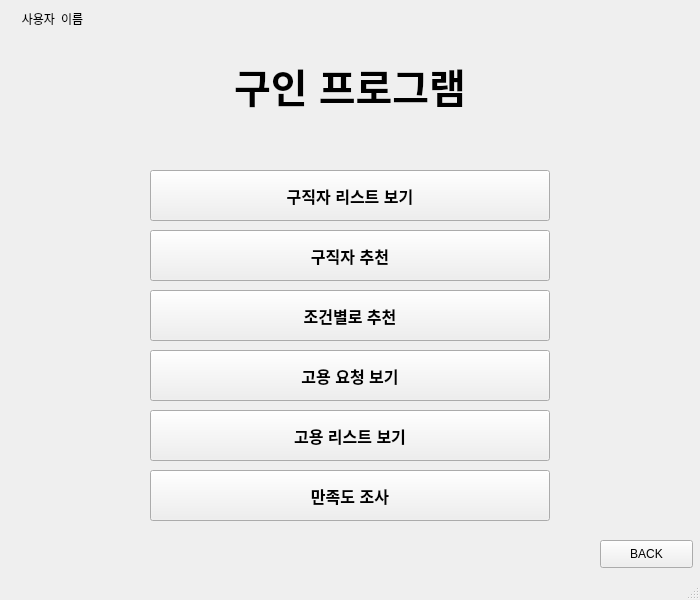
<?xml version="1.0" encoding="UTF-8"?>
<ui version="4.0">
 <class>JobOffererMainWindow</class>
 <widget class="QMainWindow" name="JobOffererMainWindow">
  <property name="geometry">
   <rect>
    <x>0</x>
    <y>0</y>
    <width>700</width>
    <height>600</height>
   </rect>
  </property>
  <property name="windowTitle">
   <string>MainWindow</string>
  </property>
  <widget class="QWidget" name="centralwidget">
   <widget class="QPushButton" name="pushButton_3">
    <property name="geometry">
     <rect>
      <x>150</x>
      <y>470</y>
      <width>400</width>
      <height>51</height>
     </rect>
    </property>
    <property name="font">
     <font>
      <pointsize>12</pointsize>
      <weight>75</weight>
      <bold>true</bold>
     </font>
    </property>
    <property name="text">
     <string>만족도 조사</string>
    </property>
   </widget>
   <widget class="QLabel" name="label">
    <property name="geometry">
     <rect>
      <x>150</x>
      <y>10</y>
      <width>400</width>
      <height>150</height>
     </rect>
    </property>
    <property name="font">
     <font>
      <pointsize>30</pointsize>
      <weight>75</weight>
      <bold>true</bold>
     </font>
    </property>
    <property name="text">
     <string>구인 프로그램</string>
    </property>
    <property name="alignment">
     <set>Qt::AlignCenter</set>
    </property>
   </widget>
   <widget class="QPushButton" name="pushButton_4">
    <property name="geometry">
     <rect>
      <x>150</x>
      <y>290</y>
      <width>400</width>
      <height>51</height>
     </rect>
    </property>
    <property name="font">
     <font>
      <pointsize>12</pointsize>
      <weight>75</weight>
      <bold>true</bold>
     </font>
    </property>
    <property name="text">
     <string>조건별로 추천</string>
    </property>
   </widget>
   <widget class="QPushButton" name="pushButton_2">
    <property name="geometry">
     <rect>
      <x>150</x>
      <y>230</y>
      <width>400</width>
      <height>51</height>
     </rect>
    </property>
    <property name="font">
     <font>
      <pointsize>12</pointsize>
      <weight>75</weight>
      <bold>true</bold>
     </font>
    </property>
    <property name="text">
     <string>구직자 추천</string>
    </property>
   </widget>
   <widget class="QPushButton" name="pushButton">
    <property name="geometry">
     <rect>
      <x>150</x>
      <y>170</y>
      <width>400</width>
      <height>51</height>
     </rect>
    </property>
    <property name="font">
     <font>
      <pointsize>12</pointsize>
      <weight>75</weight>
      <bold>true</bold>
     </font>
    </property>
    <property name="text">
     <string>구직자 리스트 보기</string>
    </property>
   </widget>
   <widget class="QWidget" name="layoutWidget_2">
    <property name="geometry">
     <rect>
      <x>10</x>
      <y>10</y>
      <width>141</width>
      <height>17</height>
     </rect>
    </property>
    <layout class="QHBoxLayout" name="horizontalLayout_3" stretch="1,2">
     <item>
      <widget class="QLabel" name="label_6">
       <property name="enabled">
        <bool>true</bool>
       </property>
       <property name="text">
        <string>사용자</string>
       </property>
       <property name="alignment">
        <set>Qt::AlignRight|Qt::AlignTrailing|Qt::AlignVCenter</set>
       </property>
      </widget>
     </item>
     <item>
      <widget class="QLabel" name="label_7">
       <property name="text">
        <string>이름</string>
       </property>
      </widget>
     </item>
    </layout>
   </widget>
   <widget class="QPushButton" name="pushButton_5">
    <property name="geometry">
     <rect>
      <x>600</x>
      <y>540</y>
      <width>93</width>
      <height>28</height>
     </rect>
    </property>
    <property name="text">
     <string>BACK</string>
    </property>
   </widget>
   <widget class="QPushButton" name="pushButton_6">
    <property name="geometry">
     <rect>
      <x>150</x>
      <y>410</y>
      <width>400</width>
      <height>51</height>
     </rect>
    </property>
    <property name="font">
     <font>
      <pointsize>12</pointsize>
      <weight>75</weight>
      <bold>true</bold>
     </font>
    </property>
    <property name="text">
     <string>고용 리스트 보기</string>
    </property>
   </widget>
   <widget class="QPushButton" name="pushButton_7">
    <property name="geometry">
     <rect>
      <x>150</x>
      <y>350</y>
      <width>400</width>
      <height>51</height>
     </rect>
    </property>
    <property name="font">
     <font>
      <pointsize>12</pointsize>
      <weight>75</weight>
      <bold>true</bold>
     </font>
    </property>
    <property name="text">
     <string>고용 요청 보기</string>
    </property>
   </widget>
  </widget>
  <widget class="QMenuBar" name="menubar">
   <property name="geometry">
    <rect>
     <x>0</x>
     <y>0</y>
     <width>700</width>
     <height>26</height>
    </rect>
   </property>
  </widget>
  <widget class="QStatusBar" name="statusbar"/>
 </widget>
 <resources/>
 <connections/>
</ui>
